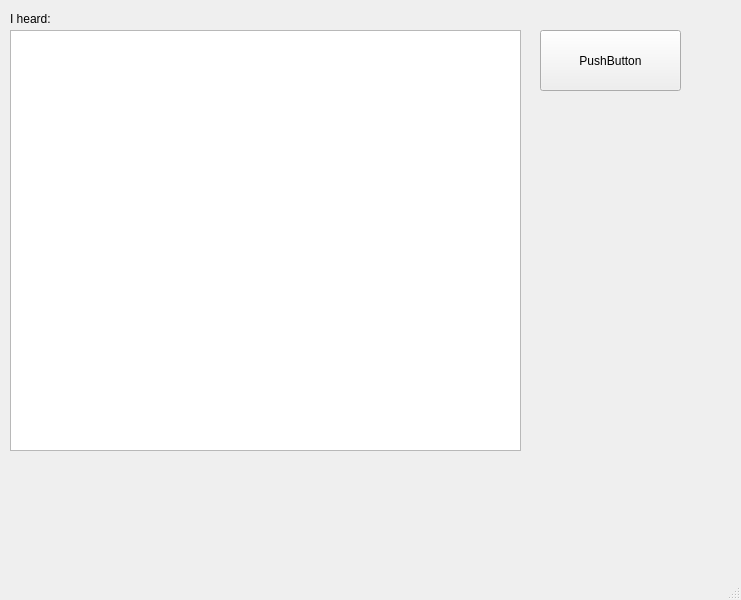
<?xml version="1.0" encoding="UTF-8"?>
<ui version="4.0">
 <class>MainWindow</class>
 <widget class="QMainWindow" name="MainWindow">
  <property name="geometry">
   <rect>
    <x>0</x>
    <y>0</y>
    <width>741</width>
    <height>600</height>
   </rect>
  </property>
  <property name="windowTitle">
   <string>MainWindow</string>
  </property>
  <widget class="QWidget" name="centralwidget">
   <widget class="QLabel" name="label">
    <property name="geometry">
     <rect>
      <x>10</x>
      <y>10</y>
      <width>67</width>
      <height>17</height>
     </rect>
    </property>
    <property name="text">
     <string>I heard:</string>
    </property>
   </widget>
   <widget class="QListWidget" name="listWidget">
    <property name="geometry">
     <rect>
      <x>10</x>
      <y>30</y>
      <width>511</width>
      <height>421</height>
     </rect>
    </property>
   </widget>
   <widget class="QPushButton" name="pushButton">
    <property name="geometry">
     <rect>
      <x>540</x>
      <y>30</y>
      <width>141</width>
      <height>61</height>
     </rect>
    </property>
    <property name="text">
     <string>PushButton</string>
    </property>
   </widget>
  </widget>
  <widget class="QMenuBar" name="menubar">
   <property name="geometry">
    <rect>
     <x>0</x>
     <y>0</y>
     <width>741</width>
     <height>22</height>
    </rect>
   </property>
  </widget>
  <widget class="QStatusBar" name="statusbar"/>
 </widget>
 <resources/>
 <connections/>
</ui>
